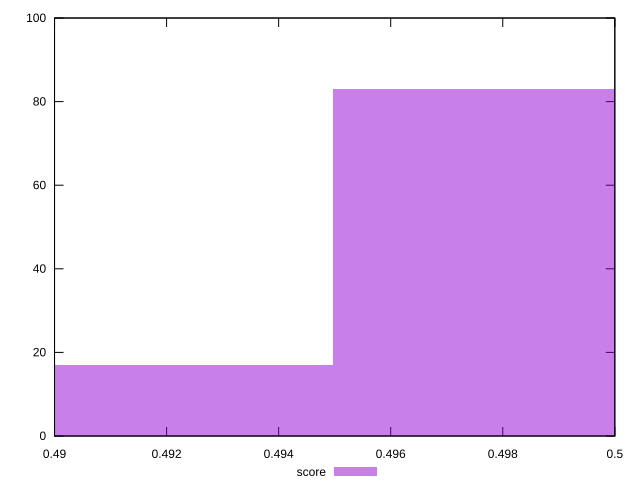

The script that saved this image:
reset

$score <<EOF
0.4905864468583344 17
0.49934691912366186 83
EOF

set key outside below
set boxwidth 0.0087604722653274
set xrange [0.49:0.5]
set yrange [0:100]
set trange [0:100]
set style fill transparent solid 0.5 noborder
set terminal svg size 640, 490 enhanced background rgb 'white'
set output "report_00018_2021-02-10T15-25-16.877Z/uses-rel-preload/samples/pages+cached+noadtech/score/histogram.svg"

plot $score title "score" with boxes

reset
